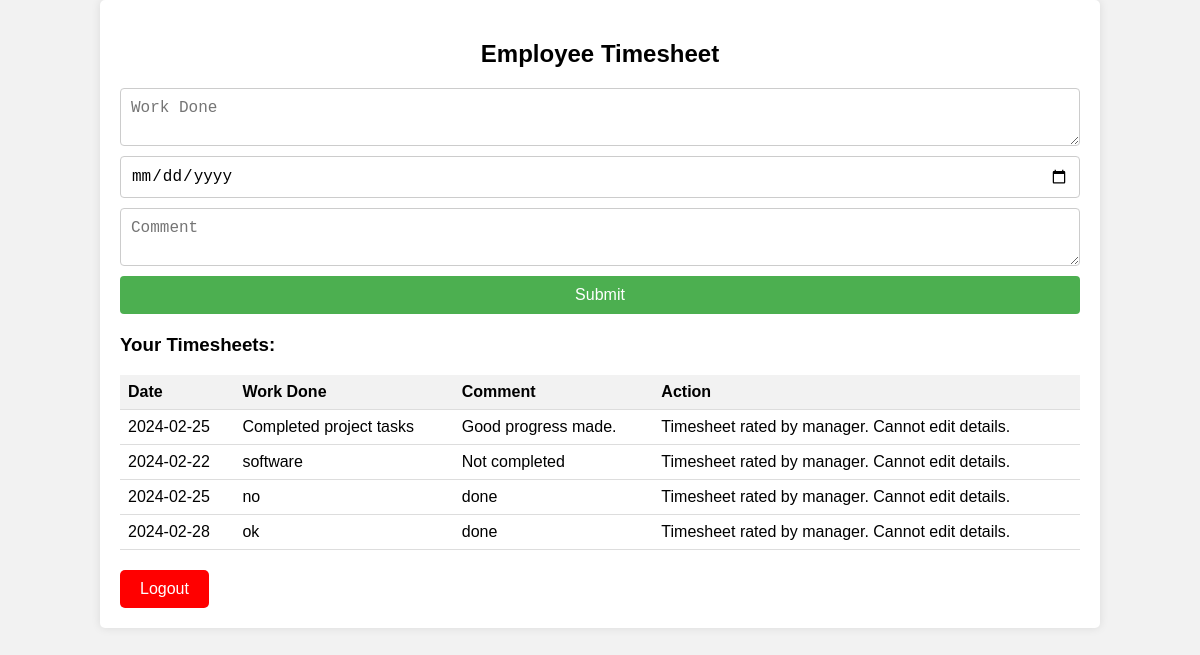
Screenshot of /employee_timesheet.php (signed in) with the database file from the repository.
### tables this page shows
CREATE TABLE `timesheets` (
  `id` int(11) NOT NULL,
  `employee_id` int(11) DEFAULT NULL,
  `work_done` text DEFAULT NULL,
  `date` date DEFAULT NULL,
  `feedback` text DEFAULT NULL,
  `rating` int(11) DEFAULT NULL
);

### employee_timesheet.php (the view, shortened to what this page needs)
<?php
include('config.php');
$employee_id = $_SESSION['emp_id'];
$sql = "SELECT * FROM timesheets WHERE employee_id = '$employee_id'";
$result = mysqli_query($conn, $sql);
?>
<!DOCTYPE html>
<html lang="en">
<head>
</head>
<body>
    <div class="container">
        <h2>Employee Timesheet</h2>
        <form action="" method="post">
            <textarea name="work_done" placeholder="Work Done" required></textarea>
            <input type="date" name="date" required>
            <textarea name="feedback" placeholder="Comment"></textarea>
            <button type="submit" name="submit_timesheet">Submit</button>
        </form>
        <div class="timesheets">
            <h3>Your Timesheets:</h3>
            <table>
                <tr>
                    <th>Date</th>
                    <th>Work Done</th>
                    <th>Comment</th>
                    <th>Action</th>
                </tr>
                <?php
                while ($row = mysqli_fetch_assoc($result)) {
                    echo "<tr>";
                    echo "<td>".$row['date']."</td>";
                    echo "<td>".$row['work_done']."</td>";
                    echo "<td>".$row['feedback']."</td>";
                    echo "<td>";
                    if ($row['rating'] === null) {
                        echo "<form action='' method='post'>";
                        echo "<input type='hidden' name='timesheet_id' value='".$row['id']."'>";
                        echo "<input type='text' name='new_work_done' placeholder='New Work Done'>";
                        echo "<textarea name='new_feedback' placeholder='New Feedback'></textarea>";
                        echo "<button class='action-btn' type='submit' name='update_details'>Update</button>";
                        echo "</form>";
                    } else {
                        echo "<span>Timesheet rated by manager. Cannot edit details.</span>";
                    }
                    echo "</td>";
                    echo "</tr>";
                }
                ?>
            </table>
        </div>
        <a href="logout.php" style="display: inline-block; background-color: red; color: white; padding: 10px 20px; text-decoration: none; border-radius: 5px; margin-top: 20px;">Logout</a>
    </div>
</body>
</html>

### employee_timesheet.php (style rules this page uses)
body { font-family: Arial, sans-serif; background-color: #f2f2f2; margin: 0; padding: 0; }
.container { width: 80%; margin: auto; padding: 20px; background-color: #fff; box-shadow: 0 0 10px rgba(0, 0, 0, 0.1); border-radius: 5px; }
h2 { text-align: center; margin-bottom: 20px; }
form { margin-bottom: 20px; }
textarea, input[type="date"], button { display: block; width: 100%; padding: 10px; margin-bottom: 10px; border: 1px solid #ccc; border-radius: 4px; box-sizing: border-box; font-size: 16px; }
button { background-color: #4CAF50; color: white; border: none; cursor: pointer; }
.timesheets { margin-top: 20px; }
table { width: 100%; border-collapse: collapse; }
th, td { padding: 8px; text-align: left; border-bottom: 1px solid #ddd; }
th { background-color: #f2f2f2; }

### rows the page displays
timesheets: date "2024-02-25", work_done "Completed project tasks", feedback "Good progress made.", shows "Timesheet rated by manager. Cannot edit details."
timesheets: date "2024-02-22", work_done "software", feedback "Not completed", shows "Timesheet rated by manager. Cannot edit details."
timesheets: date "2024-02-25", work_done "no", feedback "done", shows "Timesheet rated by manager. Cannot edit details."
timesheets: date "2024-02-28", work_done "ok", feedback "done", shows "Timesheet rated by manager. Cannot edit details."
